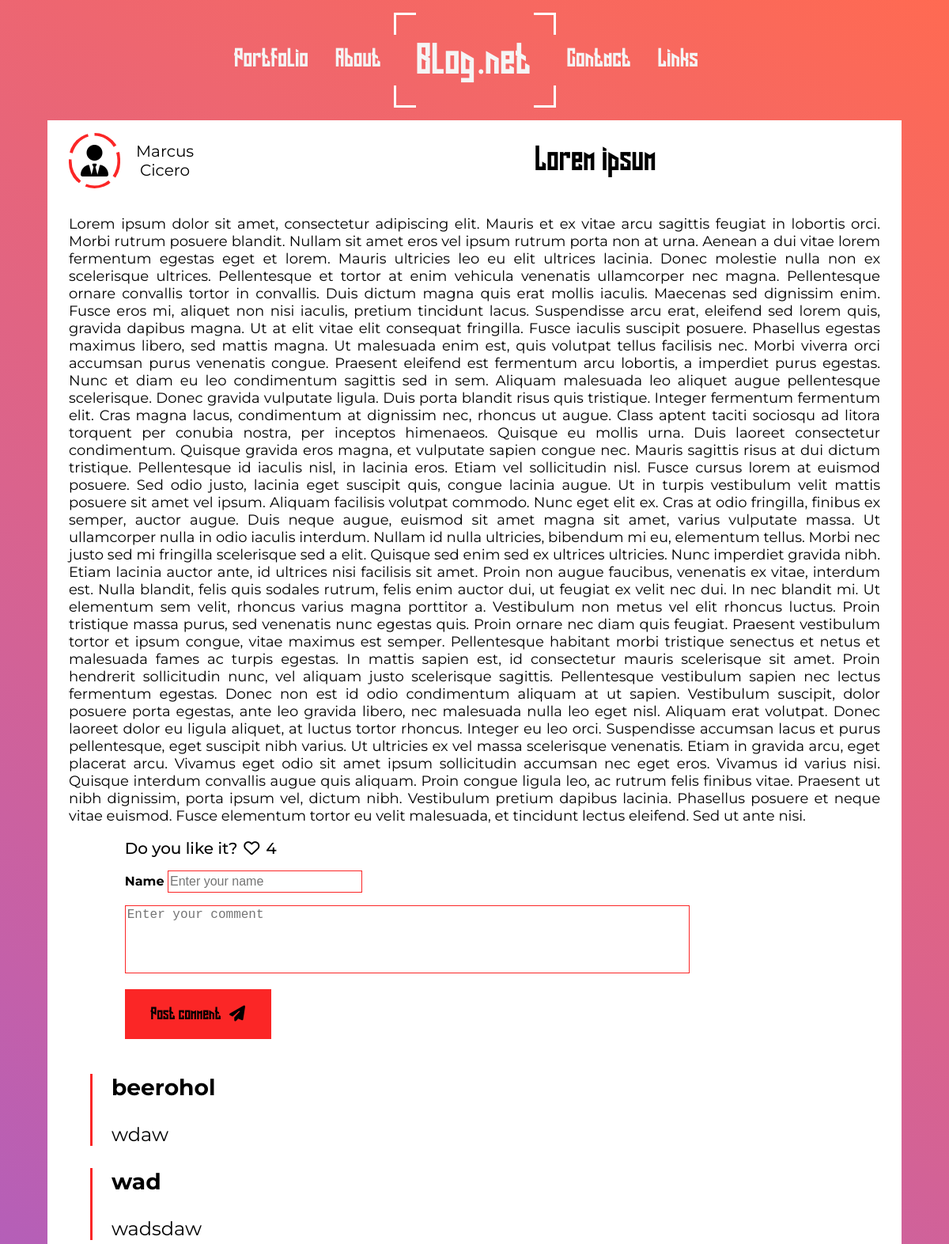
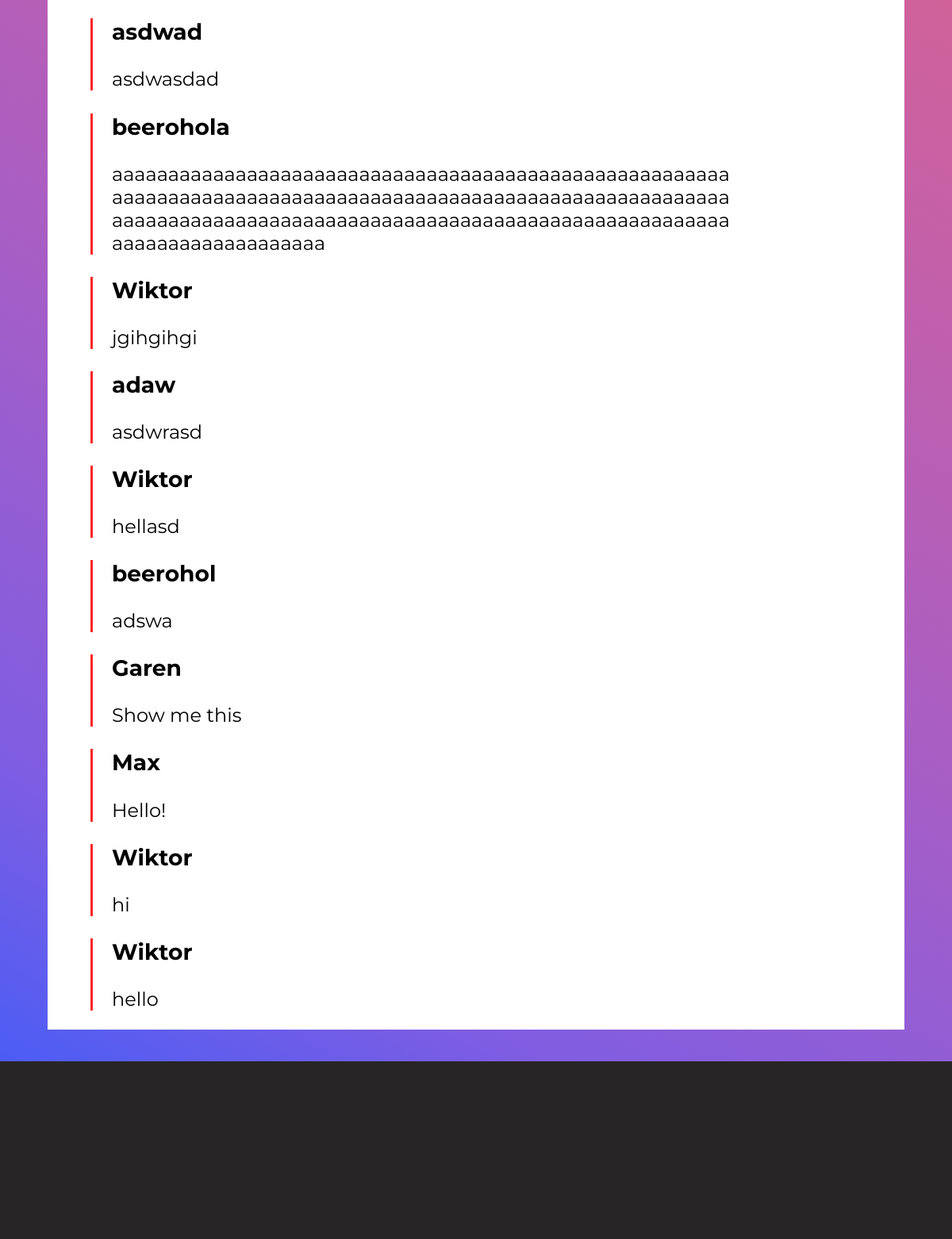
The app's page /Blog/html/articlepage1.php with its own data (2 pictures, top to bottom).
### tables this page shows
CREATE TABLE `articles` (
  `id` int(11) NOT NULL,
  `author_id` int(11) NOT NULL,
  `category_id` int(11) NOT NULL,
  `image_id` int(11) NOT NULL,
  `title` varchar(255) NOT NULL,
  `text` longtext NOT NULL,
  `date` date NOT NULL,
  `likes` int(11) NOT NULL
);

CREATE TABLE `authors` (
  `author_id` int(11) NOT NULL,
  `author_name` text NOT NULL,
  `author_surname` text NOT NULL
);

CREATE TABLE `comments` (
  `comment_id` int(11) NOT NULL,
  `article_id` int(11) NOT NULL,
  `author` text NOT NULL,
  `message` text NOT NULL
);

### Blog/html/articlepage1.php (the view, shortened to what this page needs)
<?php
    $article_id = 1;
?>
<!DOCTYPE html>
<html lang="en">
<head>
    <link rel="stylesheet" href="../styles/articlestyle.css">
</head>
<body>
    <div id="header">
        <div class="nav">
            <ul>
                <li><a href="#">Portfolio</a></li>
                <li><a href="#">About</a></li>
            </ul>
        </div>
        <div id="logo-cell">
            <div id="logo">
                <a href="../../index.php">Blog.net</a>
            </div>
        </div>
        <div class="nav">
            <ul>
                <li><a href="#">Contact</a></li>
                <li><a href="#">Links</a></li>
            </ul>
        </div>
    </div>
    <div id="content">
        <?php
        $connect = mysqli_connect("localhost","root","","blog");
        $article_quesiton = "SELECT * FROM articles, authors, images WHERE articles.author_id = authors.author_id AND articles.image_id = images.id AND articles.id = $article_id";
        $article_mission = mysqli_query($connect, $article_quesiton);
        $article_case = mysqli_fetch_array($article_mission);
        echo '<div id="content-header">
            <span class="avatar-span">
                <i class="fa-solid fa-user-tie"></i>
                <p>'.$article_case["author_name"].'<br>'.$article_case["author_surname"].'</p>
            </span>
            <div id="content-title">
                <p>'.$article_case["title"].'</p>
            </div>
        </div>
        <div id="content-article">
            <p>'.$article_case["text"].'</p>';
            ?>
            <?php
                $like_question = "SELECT * FROM likes WHERE user_id = {$_SESSION['user_id']} AND article_id = $article_id";
                $like_query = mysqli_query($connect, $like_question);
                $likescount_question = "SELECT likes FROM articles WHERE id = $article_id";
                $likescount_query = mysqli_query($connect, $likescount_question);
                $likes_count = mysqli_fetch_array($likescount_query);
                if(mysqli_num_rows($like_query) == 1){
                    echo '<span class="likes">
                        <p>Do you like it? </p>
                        <a href="" class="unlike" id="'.$article_id.'"><i class="fa-solid fa-heart"></i></a>
                        <p>'.$likes_count["likes"].'</p>
                    </span>';
                }else{
                    echo '<span class="likes">
                        <p>Do you like it? </p>
                        <a href="" class="like" id="'.$article_id.'"><i class="fa-regular fa-heart"></i></a>
                        <p>'.$likes_count["likes"].'</p>
                    </span>';
                }
            ?>
        </div>
        <div id="content-footer">
            <form action="" method="POST" class="content-form">
                <div class="input-group">
                    <label for="name">Name</label>
                    <input type="text" id="name" name="name" placeholder="Enter your name" required>
                </div>
                <div class="input-group">
                    <textarea id="comment" name="comment" placeholder="Enter your comment"></textarea>
                </div>
                <div class="input-group">
                    <button name="submit" class="submit-btn">
                        <span class="submit-span">
                            <p>Post comment</p>
                            <i class="fa-solid fa-paper-plane"></i>
                        </span>
                    </button>
                </div>
            </form>
            <div id="prev-comments">
                <?php
                $comment_question = "SELECT * FROM comments WHERE article_id = $article_id ORDER BY comment_id DESC";
                $comment_mission = mysqli_query($connect, $comment_question);
                if(mysqli_num_rows($comment_mission) > 0){
                    while($row = mysqli_fetch_assoc($comment_mission)){
                        echo '<div class="single-comment">
                            <h3>'.$row['author'].'</h3>
                            <p>'.$row['message'].'</p>
                        </div>';
                    }
                }
                ?>
            </div>
        </div>
    </div>
    <div id="footer">
    </div>
</body>

### records on screen
articles: author.author_name "Marcus", author.author_surname "Cicero", title "Lorem ipsum", text "Lorem ipsum dolor sit amet, consectetur adipiscing elit. Mauris et ex vitae arcu sagittis feugiat in lobortis orci. Morbi rutrum posuere blandit. Nullam sit amet eros vel ipsum rutrum porta non at urna. Aenean a dui vitae lorem fermentum egestas eget et lorem. Mauris ultricies leo eu elit ultrices lacinia. Donec molestie nulla non ex scelerisque ultrices. Pellentesque et tortor at enim vehicula venenatis ullamcorper nec magna. Pellentesque ornare convallis tortor in convallis. Duis dictum magna quis erat mollis iaculis. Maecenas sed dignissim enim. Fusce eros mi, aliquet non nisi iaculis, pretium tincidunt lacus. Suspendisse arcu erat, eleifend sed lorem quis, gravida dapibus magna. Ut at…", likes "4"
comments: author "beerohol", message "wdaw"
comments: author "wad", message "wadsdaw"
comments: author "asdwad", message "asdwasdad"
comments: author "beerohola", message "aaaaaaaaaaaaaaaaaaaaaaaaaaaaaaaaaaaaaaaaaaaaaaaaaaaaaaaaaaaaaaaaaaaaaaaaaaaaaaaaaaaaaaaaaaaaaaaaaaaaaaaaaaaaaaaaaaaaaaaaaaaaaaaaaaaaaaaaaaaaaaaaaaaaaaaaaaaaaaaaaaaaaaaaaaaaaaaaaaaaaaaa"
comments: author "Wiktor", message "jgihgihgi"
comments: author "adaw", message "asdwrasd"
comments: author "Wiktor", message "hellasd"
comments: author "beerohol", message "adswa"
comments: author "Garen", message "Show me this"
comments: author "Max", message "Hello!"
comments: author "Wiktor", message "hi"
comments: author "Wiktor", message "hello"
